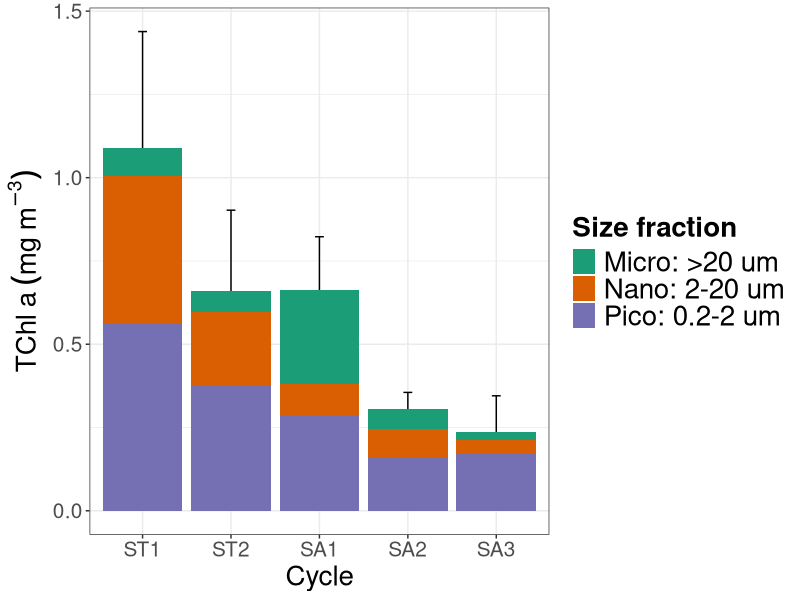
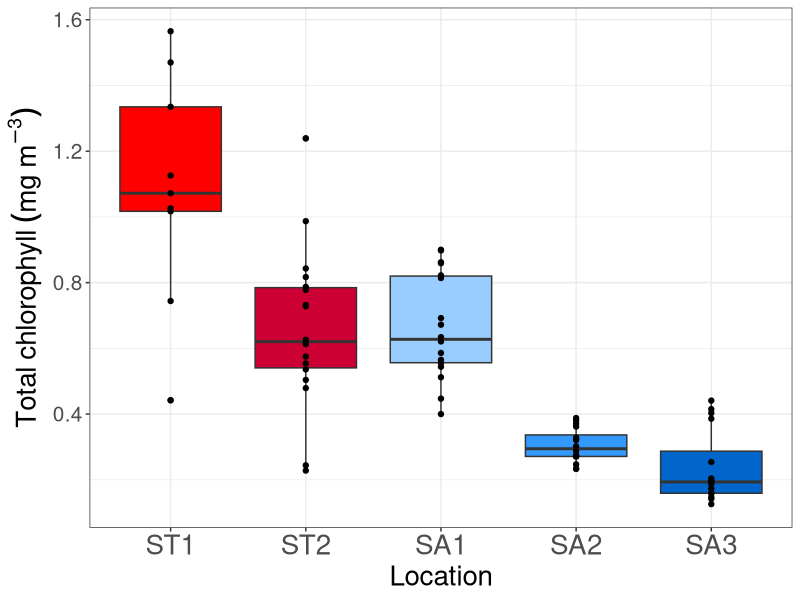
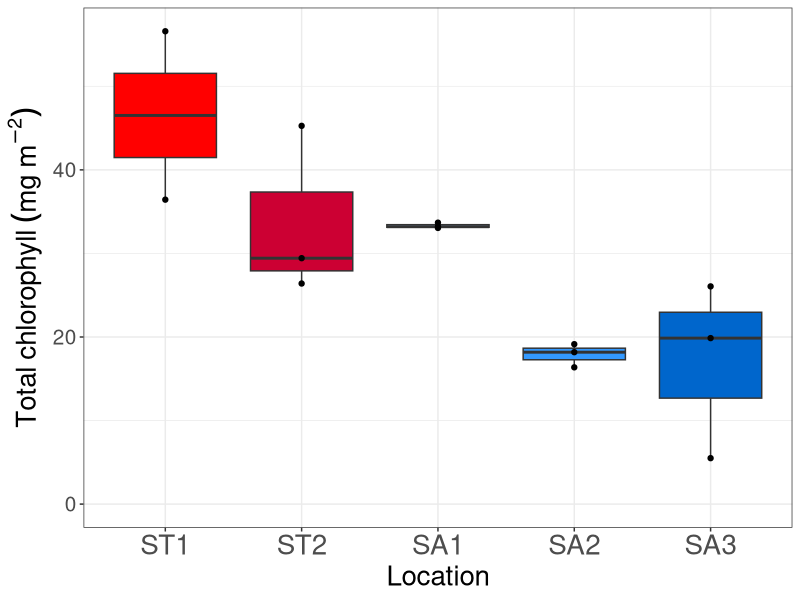

Generate these figures, in order, with R: (Note: this script raises an error after producing the figures.)
## ---- chunk 1
  knitr::opts_chunk$set(message=FALSE,
                        warning=FALSE,
                        cache=TRUE,
                        tidy=FALSE)
## ---- chunk 2
library(dplyr)
library(tidyverse)
library(ggplot2)
library(broom)
library(ggpubr)
library(stringr)
library(RColorBrewer)
library(cowplot)
## ---- chunk 3
npp_raw <- readxl::read_excel("data_used/TAN1810_NPP_areal.xlsx")  %>%
  select(Cycle, Station, Depth, areal_PP, mean_NPP, sd_NPP) %>%
  distinct %>%
  mutate(cycle_name = recode(Cycle, "1" = "SA1",
                                    "2" = "SA2",
                                    "3" = "ST1",
                                    "4" = "ST2",
                                    "5" = "SA3")) 
## ---- chunk 4
chl_raw <- readxl::read_excel("data_used/TAN1810_SFChla.xls") %>%
  select(U_Cast, Depth,  Chla_0.2:Chla_20_pct)%>%
  filter(!is.na(U_Cast))
chl_raw$U_Cast<-as.character(chl_raw$U_Cast)
#for cycle number
NPP_raw <- readxl::read_excel("data_used/TAN1810_NPP_areal.xlsx") %>%
  select(Cycle, Station, U_Cast) %>%
  distinct()

chl_raw <- left_join(chl_raw,NPP_raw)
chl_raw

check <- chl_raw %>%
  select(U_Cast, Cycle) %>%
  distinct()
check
# Many ctd cast without cycle number,  cannot find in voyage report. To check

chl_subset <- chl_raw %>%
  filter(!is.na(Cycle))%>%
  mutate(cycle_name = recode(Cycle, "1" = "SA1",
                                    "2" = "SA2",
                                    "3" = "ST1",
                                    "4" = "ST2",
                                    "5" = "SA3")) %>%
  mutate(cycle_name = fct_relevel(cycle_name, 
            "ST1", "ST2", "SA1", 
            "SA2", "SA3"))%>%
  filter(!is.na(Chla_2)) %>%
  filter(!is.na(Chla_20))
chl_subset
## ---- chunk 5
summarySE <- function(data=NULL, measurevar, groupvars=NULL, na.rm=FALSE,
                      conf.interval=.95, .drop=TRUE) {
    library(plyr)

    # New version of length which can handle NA's: if na.rm==T, don't count them
    length2 <- function (x, na.rm=FALSE) {
        if (na.rm) sum(!is.na(x))
        else       length(x)
    }

    # This does the summary. For each group's data frame, return a vector with
    # N, mean, and sd
    datac <- ddply(data, groupvars, .drop=.drop,
      .fun = function(xx, col) {
        c(N    = length2(xx[[col]], na.rm=na.rm),
          mean = mean   (xx[[col]], na.rm=na.rm),
          sd   = sd     (xx[[col]], na.rm=na.rm)
        )
      },
      measurevar
    )

    # Rename the "mean" column    
    datac <- rename(datac, c("mean" = measurevar))

    datac$se <- datac$sd / sqrt(datac$N)  # Calculate standard error of the mean

    # Confidence interval multiplier for standard error
    # Calculate t-statistic for confidence interval: 
    # e.g., if conf.interval is .95, use .975 (above/below), and use df=N-1
    ciMult <- qt(conf.interval/2 + .5, datac$N-1)
    datac$ci <- datac$se * ciMult

    return(datac)
}
## ---- chunk 6

chl_summary <- summarySE(chl_subset, measurevar="SumSFChla", groupvars=c("cycle_name"), na.rm=TRUE)
chl_summary

detach(package:plyr)
frac_chl_summary <- chl_subset %>%
  dplyr::group_by(cycle_name) %>%
  summarise("Pico: 0.2-2 um" = mean(Chla_0.2),
            "Nano: 2-20 um" = mean(Chla_2),
            "Micro: >20 um" = mean(Chla_20)) %>%
  pivot_longer("Pico: 0.2-2 um":"Micro: >20 um",
               names_to = "fraction",
               values_to = "chl")
frac_chl_summary

pd <- position_dodge(0.1) # move them .05 to the left and right

chl_summary_plot <- ggplot()+
  geom_errorbar(data=chl_summary, aes(ymin=SumSFChla-sd, ymax=SumSFChla+sd, x= cycle_name), width=.1, position=pd) +
  geom_bar(data = frac_chl_summary, aes(x=cycle_name, y= chl, fill=factor(fraction, levels = c("Micro: >20 um", "Nano: 2-20 um", "Pico: 0.2-2 um"))), stat="identity")+
  theme_bw() +
  scale_fill_brewer(palette = "Dark2")+
  ylab(expression(TChl~a~(mg~m^-3)))+
  xlab("Cycle")+
  labs(fill="Size fraction")+
  theme(axis.title=element_text(size= 20),
        axis.text = element_text(size = 15),
        legend.title =element_text(size=20,face="bold"),
        legend.text = element_text(size=20))

chl_summary_plot


chl_presentation_plot <- chl_subset%>%
  ggplot(aes(x=cycle_name, y= SumSFChla))+
  geom_boxplot(aes (fill=cycle_name))+
  geom_point ()+
  theme_bw() +
  scale_fill_manual(values = c("#FF0000", "#CC0033", "#99CCFF","#3399FF", "#0066CC"))+
  ylab(expression(Total~chlorophyll~(mg~m^-3)))+
  xlab("Location") +
  theme(legend.position="none")+
  theme(axis.title=element_text(size= 20),
        axis.text = element_text(size = 15),
        axis.text.x = element_text(size = 20))

chl_presentation_plot
## ---- chunk 7
chl_raw_integrated <- readxl::read_excel("data_used/TAN1810_SFChla.xls", sheet = "Sheet2") %>%
  select(U_Cast, areal_chl)%>%
  filter(!is.na(U_Cast))%>%
  filter(!is.na(areal_chl))
chl_raw_integrated$U_Cast<-as.character(chl_raw_integrated$U_Cast)
#for cycle number
NPP_raw <- readxl::read_excel("data_used/TAN1810_NPP_areal.xlsx") %>%
  select(Cycle, Station, U_Cast) %>%
  distinct()

chl_raw_integrated <- left_join(chl_raw_integrated,NPP_raw)
chl_raw_integrated

check_2 <- chl_raw_integrated %>%
  select(U_Cast, Cycle) %>%
  distinct()
check_2
# Many ctd cast without cycle number,  cannot find in voyage report. To check

chl_subset_integrated <- chl_raw_integrated %>%
  filter(!is.na(Cycle))%>%
  mutate(cycle_name = recode(Cycle, "1" = "SA1",
                                    "2" = "SA2",
                                    "3" = "ST1",
                                    "4" = "ST2",
                                    "5" = "SA3")) %>%
  mutate(cycle_name = fct_relevel(cycle_name, 
            "ST1", "ST2", "SA1", 
            "SA2", "SA3"))
chl_subset_integrated
## ---- chunk 8
chl_int_plot <- chl_subset_integrated%>%
  ggplot(aes(x=cycle_name, y= areal_chl))+
  geom_boxplot(aes (fill=cycle_name))+
  geom_point ()+
  theme_bw() +
  scale_fill_manual(values = c("#FF0000", "#CC0033", "#99CCFF","#3399FF", "#0066CC"))+
  ylab(expression(Total~chlorophyll~(mg~m^-2)))+
  xlab("Location") +
  theme(legend.position="none")+
  theme(axis.title=element_text(size= 20),
        axis.text = element_text(size = 15),
        axis.text.x = element_text(size = 20))+
  expand_limits(y=0)

chl_int_plot
## ---- chunk 9

library(cowplot)

presentation_plot <- plot_grid(
  chl_int_plot,
  integrated_pp,
  align = 'vh',
  labels = c("A", "B"),
  hjust = -1,
  nrow = 1,
  label_size = 20
)


png("../figures/QE_chl_npp_edit.png", width = 1000, height = 500)
presentation_plot

## ---- chunk 10
library(cowplot)
# arrange the three plots in a single row, leaving space between plot B and C
prow <- plot_grid(
  chl_summary_plot+ theme(legend.position="none"),
  NULL,
  integrated_pp,
  align = 'vh',
  labels = c("A","", "B"),
  hjust = -1,
  nrow = 1,
  rel_widths = c(1,.3, 1),
  label_size = 20
)
legend <- get_legend(
  # create some space to the left of the legend
  chl_summary_plot + theme(legend.box.margin = margin(0, 0, 0, 12))
)
# now add in the legend
chl_npp_combined <- prow + draw_grob(legend, 0, .3/3.3, 1)

png("../figures/QE_chl_npp.png", width = 1000, height = 500)
chl_npp_combined

